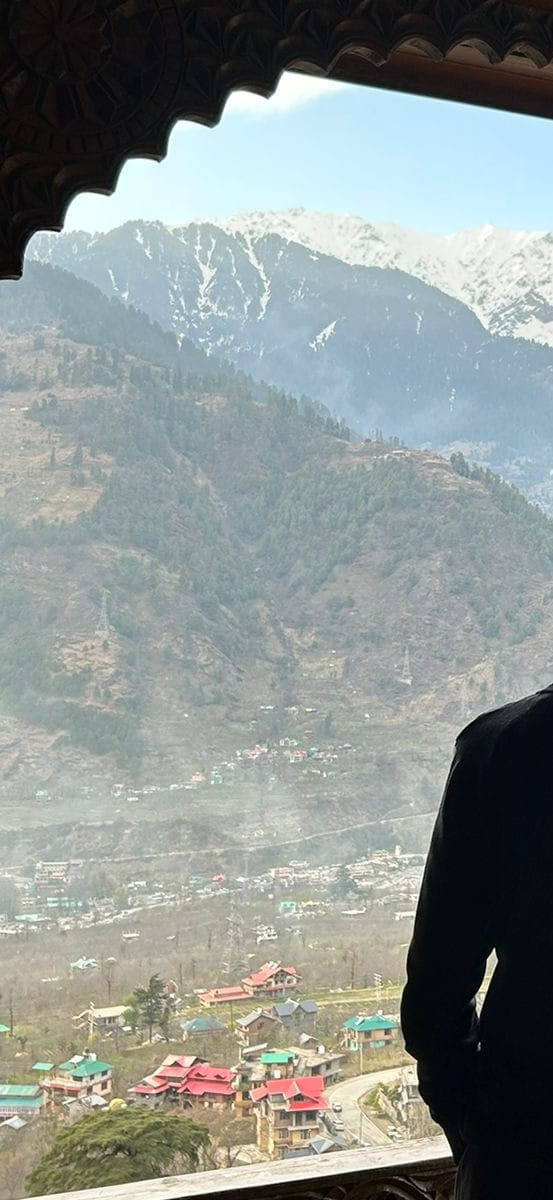
#> input picture Panorama/Images/img1.jpeg, 553 x 1200 px; its folder holds 3 pictures in this run
$ python panorama_final.py
#> lines starting #> are read from the running program, lines starting #| are printed output that depends on the picture
import numpy as np
import cv2
import glob
import os

input_dir = "/Users/dikshantmahawar/Desktop/Panaroma/Images/"
output_dir = "/Users/dikshantmahawar/Desktop/Panaroma/output/"

os.makedirs(output_dir, exist_ok=True)

image_paths = sorted(glob.glob(os.path.join(input_dir, "*.jpeg")))

images = []

# Load images from the specified directory
for path in image_paths:
    img = cv2.imread(path)  # Read image
#> img is the input picture: shape (1200, 553, 3); mean B, G, R 144.6, 146.9, 139.5
    if img is not None:
        images.append(img)
    else:
        print(f"Warning: Unable to load image {path}")

# Ensure there are at least two images for stitching
if len(images) < 2:
    print("Error: At least 2 images are required for stitching.")
    exit()

# Initialize SIFT (Scale-Invariant Feature Transform) detector
sift = cv2.SIFT_create()

# Initialize Brute-Force Matcher with L2 norm
bf = cv2.BFMatcher(cv2.NORM_L2, crossCheck=True)

# Detect and draw keypoints on each image
for idx, img in enumerate(images):
    keypoints, descriptors = sift.detectAndCompute(img, None)
    img_with_keypoints = cv2.drawKeypoints(img, keypoints, None, color=(255, 0, 0),
                                           flags=cv2.DRAW_MATCHES_FLAGS_DEFAULT)
    cv2.imwrite(f"{output_dir}/image_{idx+1}.png", img_with_keypoints)
#> this loop made 3 passes
#> pass 1, `img_with_keypoints = cv2.drawKeypoints(img, keypoints, None, color=(25..`:
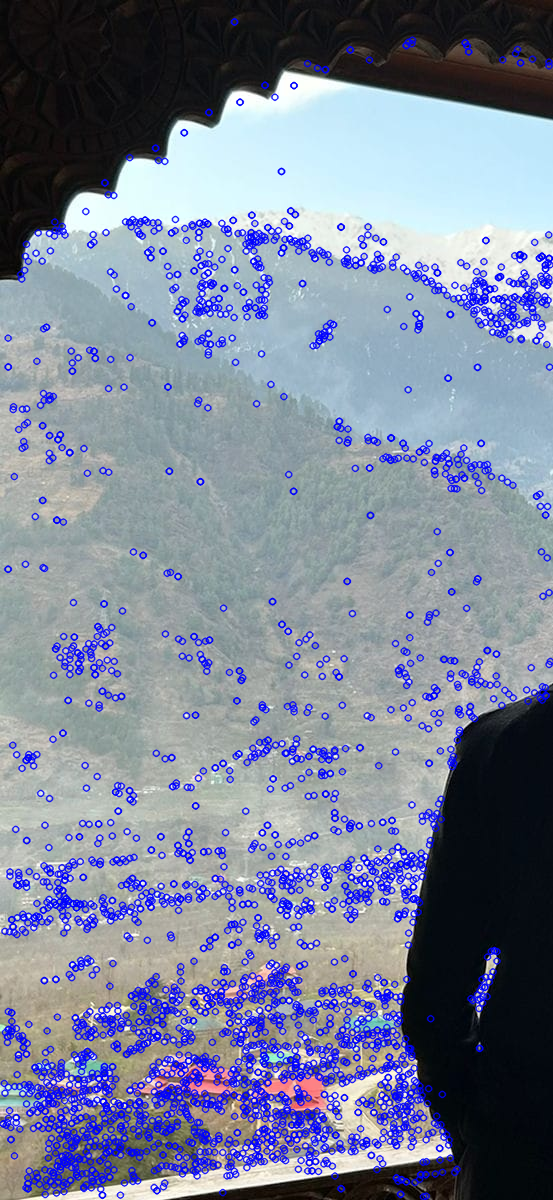
#> img_with_keypoints: shape (1200, 553, 3); mean B, G, R 153.2, 131.6, 124.1
#> pass 2, `img_with_keypoints = cv2.drawKeypoints(img, keypoints, None, color=(25..`:
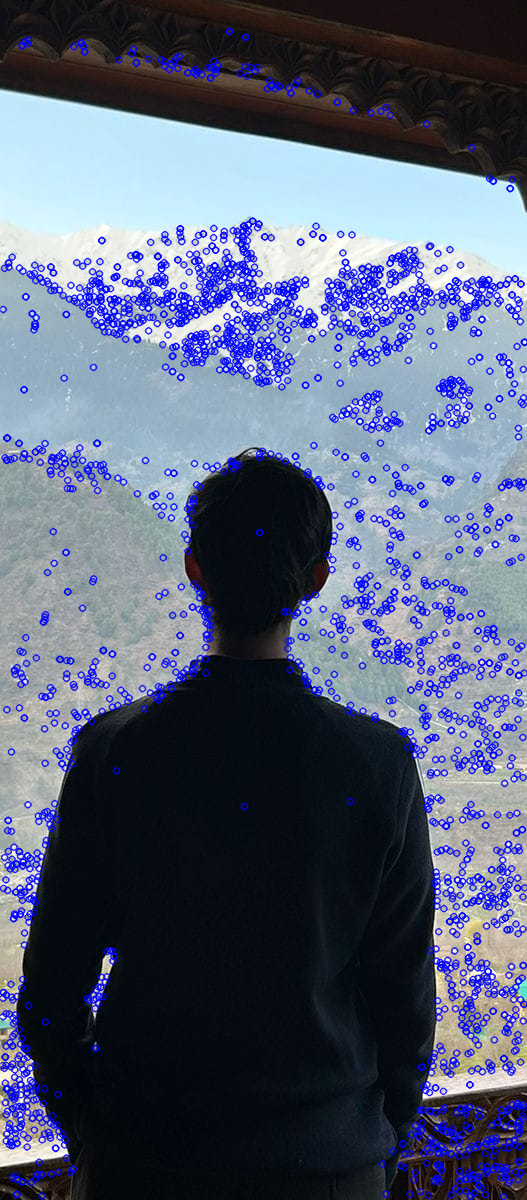
#> img_with_keypoints: shape (1200, 527, 3); mean B, G, R 120.6, 97.1, 88.9
#> pass 3, `img_with_keypoints = cv2.drawKeypoints(img, keypoints, None, color=(25..`:
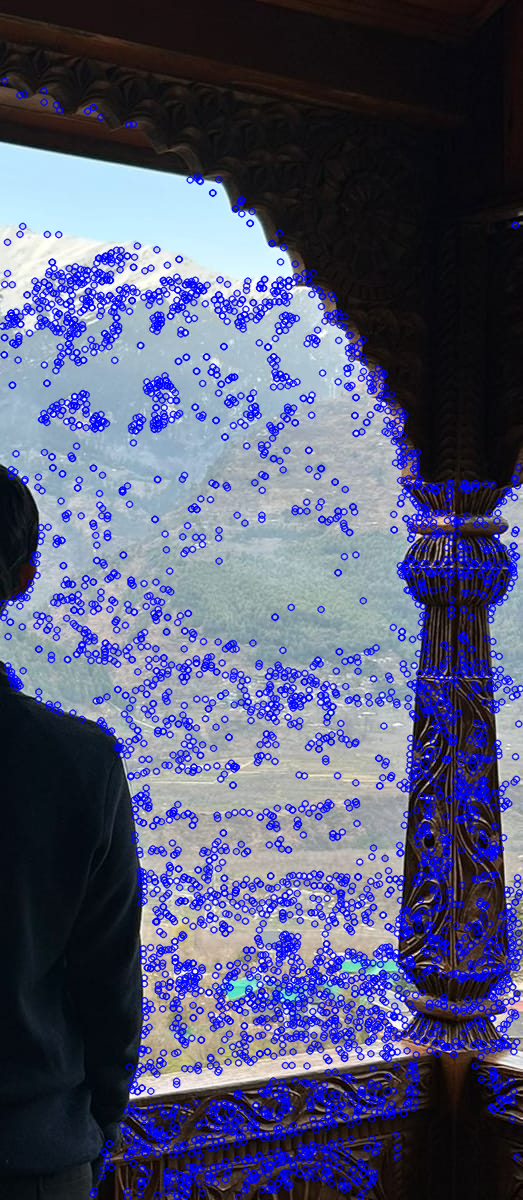
#> img_with_keypoints: shape (1200, 523, 3); mean B, G, R 119.1, 88.3, 85.2

# Feature matching between consecutive images
for i in range(len(images) - 1):
    img1, img2 = images[i], images[i + 1]

    # Compute keypoints and descriptors for both images
    kp1, des1 = sift.detectAndCompute(img1, None)
    kp2, des2 = sift.detectAndCompute(img2, None)

    # Match descriptors between images
    matches = sorted(bf.match(des1, des2), key=lambda x: x.distance)

    # Draw the first 100 matches
    img_matches = cv2.drawMatches(img1, kp1, img2, kp2, matches[:100], None,
                                  flags=cv2.DrawMatchesFlags_NOT_DRAW_SINGLE_POINTS)

    # Save the match visualization
    match_filename = os.path.join(output_dir, f"matches_{i+1}_{i+2}.png")
    cv2.imwrite(match_filename, img_matches)
#> this loop made 2 passes
#> matches on passes 1 to 2: 1224 matches, 1483 matches
#> pass 1, `img_matches = cv2.drawMatches(img1, kp1, img2, kp2, matches[:100], Non..`:
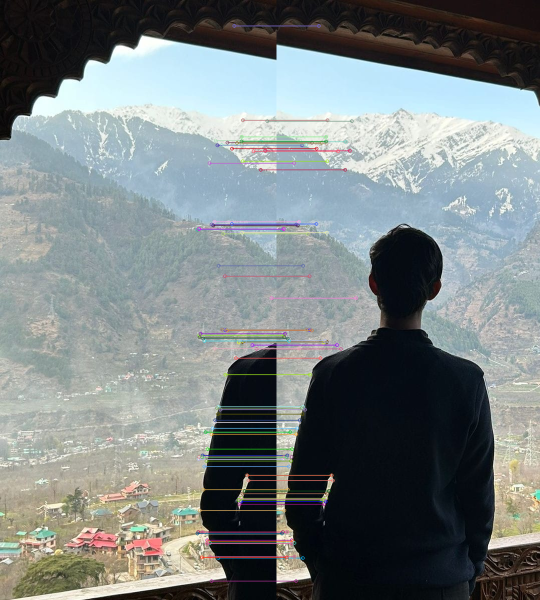
#> img_matches: shape (1200, 1080, 3) (shown at 1/2 size); mean B, G, R 129.8, 129.1, 121.6
#> pass 2, `img_matches = cv2.drawMatches(img1, kp1, img2, kp2, matches[:100], Non..`:
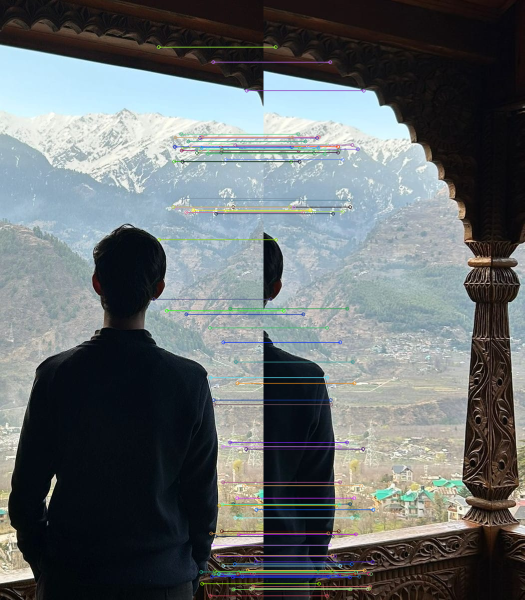
#> img_matches: shape (1200, 1050, 3) (shown at 1/2 size); mean B, G, R 109.4, 107.9, 102.1

stitcher = cv2.Stitcher_create()

# Perform image stitching
status, stitched = stitcher.stitch(images)
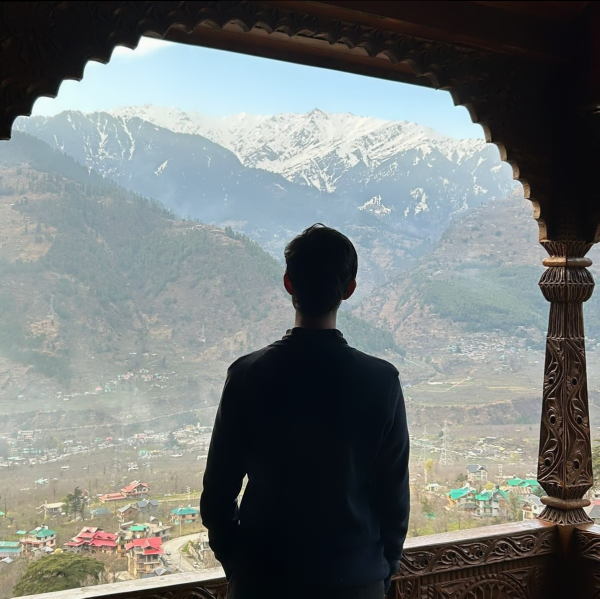
#> stitched: shape (1197, 1199, 3) (shown at 1/2 size); mean of channels 0, 1, 2 119.7, 120.5, 115.1; drawn as B, G, R
#> status = 0

# Check if stitching was successful
if status == cv2.Stitcher_OK:
    print("Stitching successful. Saving output images...")
    cv2.imwrite(os.path.join(output_dir, "stitched_output.png"), stitched)
    cv2.imshow("Final Stitched Image", stitched)
else:
    print(f"Stitching failed with error code: {status}")

cv2.waitKey(0)
cv2.destroyAllWindows()
